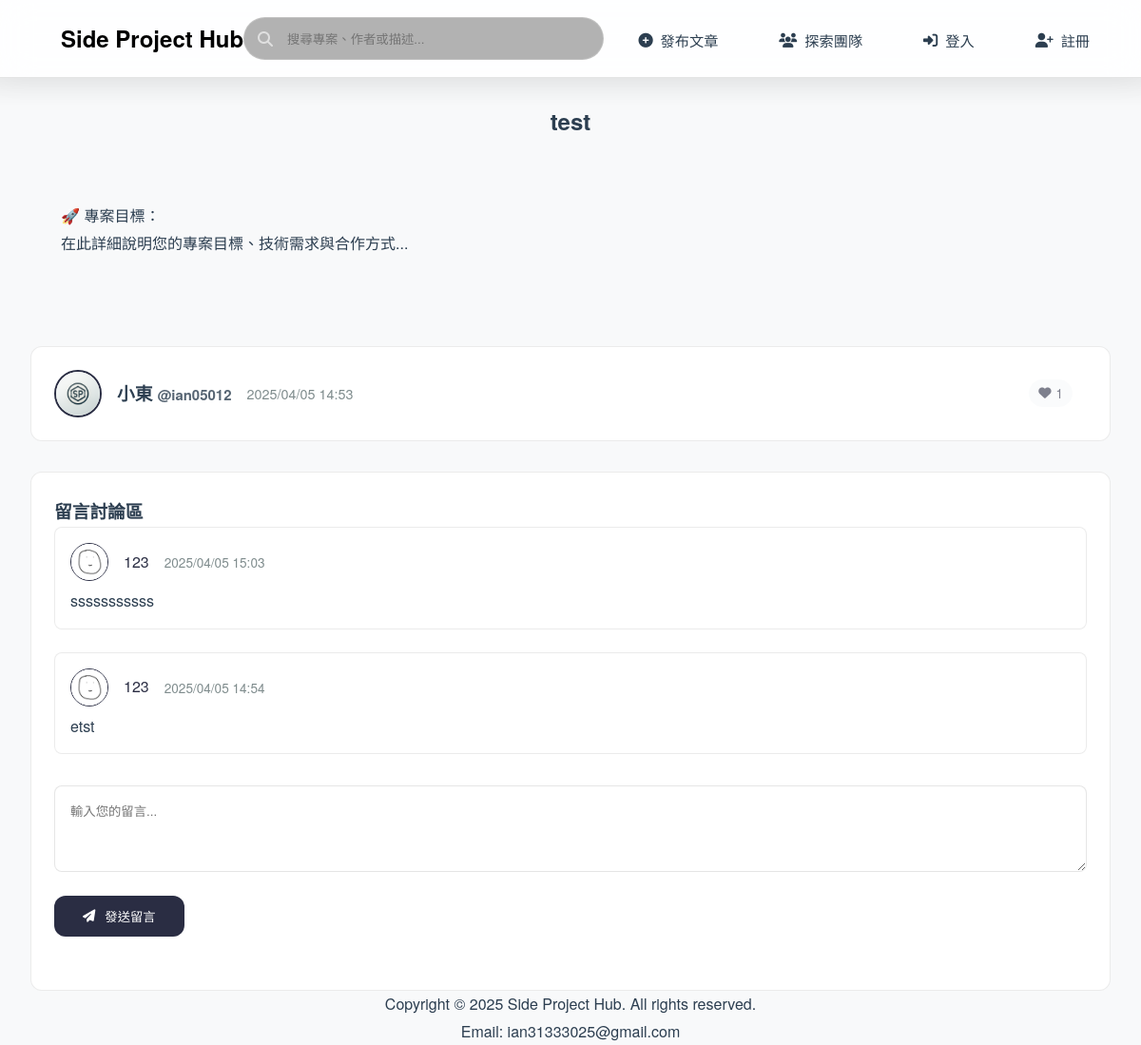
The app's page /post/2/ with its own data.
### sp_app/models.py (models this page shows, shortened)
class Post(models.Model):
    TYPE_CHOICES = (
        ('team', '團隊招募'),
        ('project', '作品發布'),
        ('experience', '心得分享'),
    )
    title = models.TextField(default="")
    description = models.TextField(default="")
    content = models.TextField(default="")
    author = models.ForeignKey(user, on_delete=models.CASCADE)
    created = models.DateTimeField(auto_now_add=True)
    updated = models.DateTimeField(auto_now=True)
    likes = models.IntegerField(default=0)
    watched = models.IntegerField(default=0)
    tags = models.ManyToManyField(Tag, blank=True)
    post_type = models.CharField(max_length=10, choices=TYPE_CHOICES, default='team')

class user(AbstractUser):
    name = models.TextField(default="")
    gender = models.TextField(default="男")
    description = models.TextField(default="這人耍酷，甚麼都沒有留下")
    github = models.URLField(blank=True, default="")
    instagram = models.URLField(blank=True, default="")
    line = models.TextField(blank=True, default="")
    custom_site_name = models.TextField(blank=True, default="")
    custom_site_url = models.URLField(blank=True, default="")
    avatar = models.ImageField(upload_to='avatars/', blank=True, default="")
    birthday = models.DateTimeField(auto_now_add=True)
    created = models.DateTimeField(auto_now_add=True)
    USERNAME_FIELD = 'username'
    REQUIRED_FIELDS = []

class Comment(models.Model):
    content = models.TextField(default="")
    post = models.ForeignKey(Post, on_delete=models.CASCADE, related_name='comments')
    author = models.ForeignKey(user, on_delete=models.CASCADE)  # 注意小寫user模型
    created = models.DateTimeField(auto_now_add=True)  # 字段名與Post一致
    class Meta:
        ordering = ['-created']  # 使用相同時間字段名稱

### sp_app/views.py (the view, shortened to what this page needs)
# urls.py: path('post/<int:post_id>/', views.post_detail, name='post_detail'),
def post_detail(request, post_id):
    Post.objects.filter(id=post_id).update(watched=F('watched') + 1)
    post = get_object_or_404(Post, id=post_id)
    comments = post.comments.all()
    form = CommentForm()
    user_liked = False
    if request.user.is_authenticated:
        from .models import UserLike
        user_liked = UserLike.objects.filter(user=request.user, post=post).exists()
    context = {
        'post': post,
        'comments': comments,
        'comment_form': form,
        'comments_count': comments.count(),
        'user_liked': user_liked,
    }
    return render(request, 'post/post.html', context)

### sp_app/views.py
class CommentForm(forms.Form):
    content = forms.CharField(widget=forms.Textarea(attrs={
        'rows': 3,
        'placeholder': '輸入您的留言...',
        'class': 'comment-input'
    }), label='')

### templates/post/post.html (shortened to what this page needs)
<!DOCTYPE html>
<html lang="zh-Hant">
<head>
    {% load static %}
    <link rel="stylesheet" href="{% static 'css/styles.css' %}">
    <link rel="stylesheet" href="{% static 'css/responsive.css' %}">
</head>
<body>
    <header class="glass-header" style="padding: 0.5rem 2rem">
        <nav class="nav-container">
            <a href="{% url 'index' %}" style="text-decoration: none; color: black;"><h1>Side Project Hub</h1></a>
            <form method="GET" action="{% url 'explore' %}" class="search-container">
                <i class="fas fa-search search-icon"></i>
                <input type="text"
                       class="search-bar"
                       name="search_query"
                       placeholder="搜尋專案、作者或描述..."
                       value="{{ search_query|default:'' }}">
            </form>
            <div class="nav-links">
                <a href="{% url 'create_post' %}" class="header-nav-btn neon-hover"><i class="fas fa-plus-circle"></i>發布文章</a>
                <a href="{% url 'explore' %}" class="header-nav-btn neon-hover"><i class="fas fa-users"></i>探索團隊</a>
                {% if request.user.is_authenticated %}
                    <div class="user-dropdown">
                        <button class="user-profile header-nav-btn neon-hover" style="background: var(--primary-green); color: white;">
                            {% if request.user.avatar %}
                                <img src="{{ request.user.avatar.url }}" alt="{{ request.user.username }}" style="width: 24px; height: 24px; border-radius: 50%; object-fit: cover;">
                            {% else %}
                                <i class="fas fa-user-astronaut"></i>
                            {% endif %}
                            <span><a href="{% url 'profile_with_username' request.user.username %}" style="text-decoration: none; color: inherit;">{% if request.user.name %}{{ request.user.name }} <small style="font-size: 0.8em; opacity: 0.8;">@{{ request.user.username }}</small>{% else %}{{ request.user.username }}{% endif %}</a></span>
                        </button>
                        <div class="dropdown-content">
                            <a href="{% url 'profile' %}"><i class="fas fa-user"></i>個人資料</a>
                            <a href="{% url 'logout' %}"><i class="fas fa-sign-out-alt"></i>登出</a>
                        </div>
                    </div>
                {% else %}
                    <a href="{% url 'login' %}" class="header-nav-btn neon-hover"><i class="fas fa-sign-in-alt"></i>登入</a>
                    <a href="{% url 'register' %}" class="header-nav-btn neon-hover"><i class="fas fa-user-plus"></i>註冊</a>
                {% endif %}
            </div>
        </nav>
        <div class="header-gradient"></div>
    </header>
<div class="content" style="margin-top: 2%; padding: 0 2rem;">
    <div class="section-header">
        <h2 class="section-title" style="text-align: center;">
            <span class="highlight">{{ post.title }}</span>
        </h2>
    </div>
    <div class="article-container">
        <div class="post-content">
            <div class="post-content-body glass-card" style="padding: 2rem; margin: 2rem 0;">
                {{ post.content|safe }}
            </div>
        </div>
        <div class="post-meta glass-card">
            <div class="author-info">
            {% if post.author.avatar %}
                <img src="{{ post.author.avatar.url }}" alt="用戶頭像" class="author-avatar">
            {% else %}
                <i class="fas fa-user-circle author-avatar" style="font-size: 2rem;"></i>
            {% endif %}
            <div class="author-details" style="display: flex; align-items: center; gap: 1rem; justify-content: space-between;">
                <div style="display: flex; align-items: center; gap: 1rem;">
                    <h3 class="neon-text"><a href="{% url 'profile_with_username' post.author.username %}" style="text-decoration: none; color: inherit;">{% if post.author.name %}{{ post.author.name }} <small style="font-size: 0.8em; opacity: 0.8;">@{{ post.author.username }}</small>{% else %}{{ post.author.username }}{% endif %}</a></h3>
                    <span class="post-time">{{ post.created|date:"Y/m/d H:i" }}</span>
                </div>
            </div>
            </div>
            <div class="like-section" style="display: flex; gap: 15px;">
                <button class="like-btn" id="likeButton" {% if not request.user.is_authenticated %}disabled{% endif %}>
                    <i class="fa-solid fa-heart" id="likeIcon" {% if user_liked %}style="color: #ff6b6b;"{% endif %}></i>
                    <span class="like-count" id="likeCount">{% if post.likes %}{{ post.likes }}{% else %}0{% endif %}</span>
                </button>
            </div>
        </div>
        <div class="comments-section glass-card">
            <h3 class="section-subtitle neon-text">留言討論區</h3>
            <div class="comment-list">
                {% if comments %}
                    {% for comment in comments %}
                    <div class="comment-item">
                        <div class="comment-content">
                            <div class="comment-header">
                                {% if comment.author.avatar %}
                                <img src="{{ comment.author.avatar.url }}" alt="用戶頭像" class="comment-avatar">
                                {% else %}
                                <i class="fas fa-user-circle comment-avatar" style="font-size: 2rem;"></i>
                                {% endif %}
                                <span class="comment-author neon-text"><a href="{% url 'profile_with_username' comment.author.username %}" style="text-decoration: none; color: inherit;">{% if comment.author.name %}{{ comment.author.name }} <small style="font-size: 0.8em; opacity: 0.8;">@{{ comment.author.username }}</small>{% else %}{{ comment.author.username }}{% endif %}</a></span>
                                <span class="comment-time">{{ comment.created|date:"Y/m/d H:i" }}</span>
                            </div>
                            <p class="comment-text">{{ comment.content }}</p>
                        </div>
                    </div>
                    {% endfor %}
                {% else %}
                    <div>還沒有人留言QQ</div>
                {% endif %}
            </div>
            <form method="POST" action="{% url 'post_detail' post.id %}" class="comment-form" style="margin-top: 3%;">
                {{ comment_form.content }}
                <button type="submit" class="nav-btn neon-hover">
                    <i class="fas fa-paper-plane"></i> 發送留言
                </button>
            </form>
        </div>
    </div>
</div>
<footer>
    <div class="footer" style="text-align: center;">
        <p>Copyright © 2025 Side Project Hub. All rights reserved.</p>
        <p>Email: ian31333025@gmail.com</p>
    </div>
</footer>
</body>
</html>

### templates/post/post.html (style rules this page uses)
.like-btn { transition: all 0.3s ease; display: flex; align-items: center; gap: 5px; padding: 5px 10px; border-radius: 20px; border: none; background-color: #f8f9fa; cursor: pointer; }
.like-btn:disabled { opacity: 0.6; cursor: not-allowed; }

### records on screen
Post: title "test", content "🚀 專案目標： 在此詳細說明您的專案目標、技術需求與合作方式...", author.avatar (picture), author.name "小東", author.username "ian05012", created "2025/04/05 14:53", likes "1"
Comment: author.avatar (placeholder picture), author.username "123", created "2025/04/05 15:03", content "sssssssssss"
Comment: author.avatar (placeholder picture), author.username "123", created "2025/04/05 14:54", content "etst"
